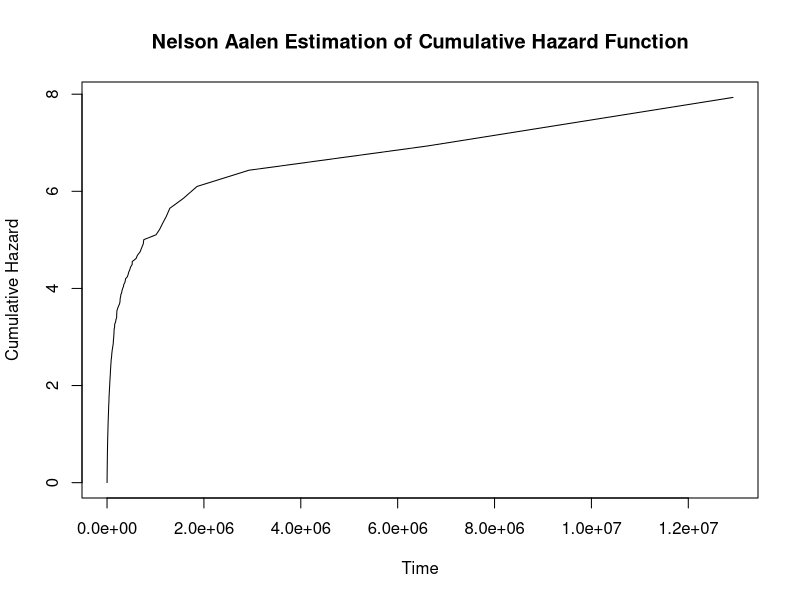
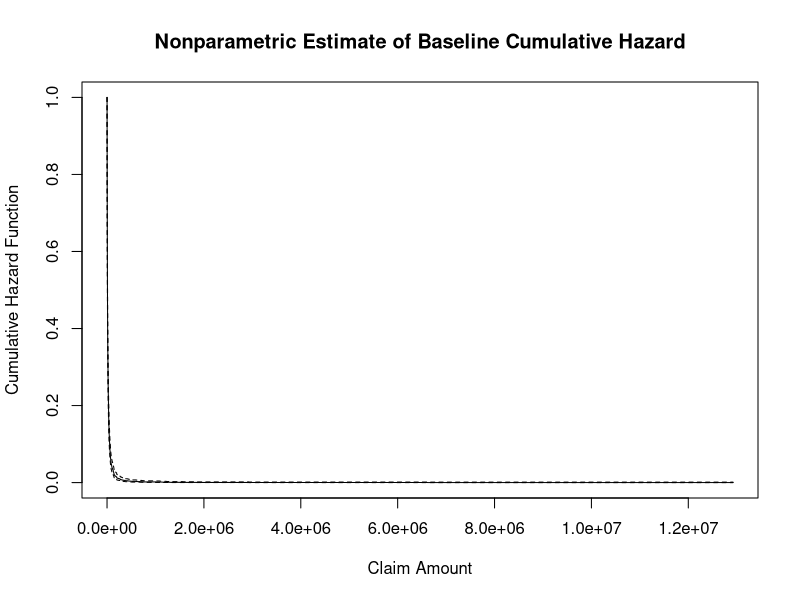

The R script that drew these images, in order:
## ---- chunk 1
knitr::opts_chunk$set(echo = TRUE)
## ---- chunk 2
# Read the data
rm(list=ls())
dat <- read.table("PropertyFund.txt", header = TRUE, sep = "", dec = ".")
dat.loss <- dat[which(dat$Claim>0),]

# Preview dat.loss
head(dat.loss)
## ---- chunk 3
library("survival")
## ---- chunk 4
# perform Nelson Aalen estimation of the cumulative hazard function
survObj <- Surv(dat.loss$Claim)
naEst <- survfit(survObj ~ 1, type = "fleming")
cumHazard <- -log(naEst$surv)
## ---- chunk 5
# plot the estimated cumulative hazard function
plot(naEst$time, cumHazard, type = "l", xlab = "Time", ylab = "Cumulative Hazard", main = "Nelson Aalen Estimation of Cumulative Hazard Function")
## ---- chunk 6
# Evaluate the cumulative hazard at 100,000
time_points <- naEst$time
cumHazard_points <- -log(naEst$surv)
hazard_at_100000 <- approx(x = time_points, y = cumHazard_points, xout = 100000)$y
hazard_at_100000
## ---- chunk 7
# estimate the survival function at 100,000
surv_at_100000 <- exp(-hazard_at_100000)
surv_at_100000
## ---- chunk 8
# fit a Cox regression on the loss amount using entity type and logarithm of coverage as predictors
cox_mod <- coxph(Surv(Claim) ~ EntityType + log(Coverage), data = dat.loss)

# report the estimated parameters
summary(cox_mod)
## ---- chunk 9
# nonparametric estimates of the baseline cumulative hazard function
base_haz <- survfit(cox_mod, type = "fleming")

# plot the baseline cumulative hazard function
plot(base_haz, xlab = "Claim Amount", ylab = "Cumulative Hazard Function", main = "Nonparametric Estimate of Baseline Cumulative Hazard")
## ---- chunk 10
# create a new data frame with the covariate values for the Madison School District
newdat <- data.frame(EntityType = "School", Coverage = log(500))

# use the cox regression model to predict the risk of an annual loss greater than 100,000 dollars
risk_pred <- predict(cox_mod, newdata = newdat, type = "risk", times = 100000)

# forecast the probability of an annual loss greater than 100,000 dollars
1 - risk_pred
